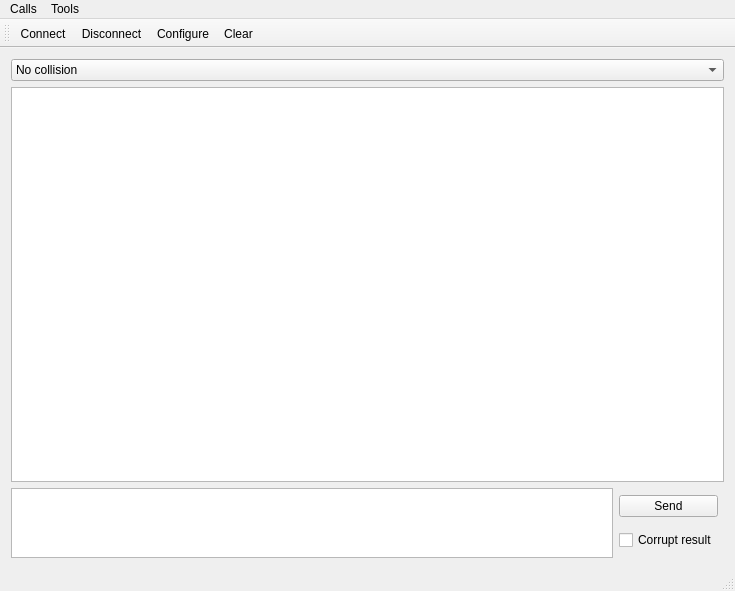
<?xml version="1.0" encoding="UTF-8"?>
<ui version="4.0">
 <class>MainWindow</class>
 <widget class="QMainWindow" name="MainWindow">
  <property name="geometry">
   <rect>
    <x>0</x>
    <y>0</y>
    <width>735</width>
    <height>591</height>
   </rect>
  </property>
  <property name="windowTitle">
   <string>Simple Terminal</string>
  </property>
  <widget class="QWidget" name="centralWidget">
   <layout class="QVBoxLayout" name="verticalLayout" stretch="0,7,1">
    <property name="spacing">
     <number>6</number>
    </property>
    <item>
     <widget class="QComboBox" name="collisionComboBox">
      <property name="currentText">
       <string>No collision</string>
      </property>
      <property name="maxVisibleItems">
       <number>10</number>
      </property>
      <item>
       <property name="text">
        <string>No collision</string>
       </property>
      </item>
      <item>
       <property name="text">
        <string>Collision</string>
       </property>
      </item>
      <item>
       <property name="text">
        <string>Unhandled collision</string>
       </property>
      </item>
     </widget>
    </item>
    <item>
     <widget class="QTextBrowser" name="outputWindow">
      <property name="sizePolicy">
       <sizepolicy hsizetype="Expanding" vsizetype="Expanding">
        <horstretch>0</horstretch>
        <verstretch>0</verstretch>
       </sizepolicy>
      </property>
      <property name="minimumSize">
       <size>
        <width>599</width>
        <height>247</height>
       </size>
      </property>
      <property name="maximumSize">
       <size>
        <width>16777215</width>
        <height>16777215</height>
       </size>
      </property>
     </widget>
    </item>
    <item>
     <layout class="QHBoxLayout" name="horizontalLayout" stretch="0,0">
      <property name="spacing">
       <number>6</number>
      </property>
      <property name="rightMargin">
       <number>6</number>
      </property>
      <item>
       <widget class="QPlainTextEdit" name="userText">
        <property name="sizePolicy">
         <sizepolicy hsizetype="Expanding" vsizetype="Preferred">
          <horstretch>0</horstretch>
          <verstretch>0</verstretch>
         </sizepolicy>
        </property>
        <property name="minimumSize">
         <size>
          <width>0</width>
          <height>0</height>
         </size>
        </property>
       </widget>
      </item>
      <item>
       <layout class="QVBoxLayout" name="verticalLayout_2">
        <item>
         <widget class="QPushButton" name="sendButton">
          <property name="sizePolicy">
           <sizepolicy hsizetype="Minimum" vsizetype="Maximum">
            <horstretch>0</horstretch>
            <verstretch>0</verstretch>
           </sizepolicy>
          </property>
          <property name="text">
           <string>Send</string>
          </property>
          <property name="shortcut">
           <string>Ctrl+Return</string>
          </property>
          <property name="flat">
           <bool>false</bool>
          </property>
         </widget>
        </item>
        <item>
         <widget class="QCheckBox" name="corruptResultBox">
          <property name="enabled">
           <bool>true</bool>
          </property>
          <property name="sizePolicy">
           <sizepolicy hsizetype="Minimum" vsizetype="Fixed">
            <horstretch>0</horstretch>
            <verstretch>0</verstretch>
           </sizepolicy>
          </property>
          <property name="text">
           <string>Corrupt result</string>
          </property>
         </widget>
        </item>
       </layout>
      </item>
     </layout>
    </item>
   </layout>
  </widget>
  <widget class="QMenuBar" name="menuBar">
   <property name="geometry">
    <rect>
     <x>0</x>
     <y>0</y>
     <width>735</width>
     <height>21</height>
    </rect>
   </property>
   <widget class="QMenu" name="menuCalls">
    <property name="title">
     <string>Calls</string>
    </property>
    <addaction name="actionConnect"/>
    <addaction name="actionDisconnect"/>
    <addaction name="separator"/>
    <addaction name="actionQuit"/>
   </widget>
   <widget class="QMenu" name="menuTools">
    <property name="title">
     <string>Tools</string>
    </property>
    <addaction name="actionConfigure"/>
    <addaction name="actionClear"/>
   </widget>
   <addaction name="menuCalls"/>
   <addaction name="menuTools"/>
  </widget>
  <widget class="QToolBar" name="mainToolBar">
   <attribute name="toolBarArea">
    <enum>TopToolBarArea</enum>
   </attribute>
   <attribute name="toolBarBreak">
    <bool>false</bool>
   </attribute>
   <addaction name="actionConnect"/>
   <addaction name="actionDisconnect"/>
   <addaction name="actionConfigure"/>
   <addaction name="actionClear"/>
  </widget>
  <widget class="QStatusBar" name="statusBar"/>
  <action name="actionConnect">
   <property name="icon">
    <iconset resource="terminal.qrc">
     <normaloff>:/images/connect.png</normaloff>:/images/connect.png</iconset>
   </property>
   <property name="text">
    <string>C&amp;onnect</string>
   </property>
   <property name="toolTip">
    <string>Connect to serial port</string>
   </property>
   <property name="shortcut">
    <string>Ctrl+O</string>
   </property>
  </action>
  <action name="actionDisconnect">
   <property name="icon">
    <iconset resource="terminal.qrc">
     <normaloff>:/images/disconnect.png</normaloff>:/images/disconnect.png</iconset>
   </property>
   <property name="text">
    <string>&amp;Disconnect</string>
   </property>
   <property name="toolTip">
    <string>Disconnect from serial port</string>
   </property>
   <property name="shortcut">
    <string>Ctrl+D</string>
   </property>
  </action>
  <action name="actionConfigure">
   <property name="icon">
    <iconset resource="terminal.qrc">
     <normaloff>:/images/settings.png</normaloff>:/images/settings.png</iconset>
   </property>
   <property name="text">
    <string>&amp;Configure</string>
   </property>
   <property name="toolTip">
    <string>Configure serial port</string>
   </property>
   <property name="shortcut">
    <string>Alt+C</string>
   </property>
  </action>
  <action name="actionClear">
   <property name="icon">
    <iconset resource="terminal.qrc">
     <normaloff>:/images/clear.png</normaloff>:/images/clear.png</iconset>
   </property>
   <property name="text">
    <string>C&amp;lear</string>
   </property>
   <property name="toolTip">
    <string>Clear data</string>
   </property>
   <property name="shortcut">
    <string>Alt+L</string>
   </property>
  </action>
  <action name="actionQuit">
   <property name="icon">
    <iconset resource="terminal.qrc">
     <normaloff>:/images/application-exit.png</normaloff>:/images/application-exit.png</iconset>
   </property>
   <property name="text">
    <string>&amp;Quit</string>
   </property>
   <property name="shortcut">
    <string>Ctrl+Q</string>
   </property>
  </action>
 </widget>
 <layoutdefault spacing="6" margin="11"/>
 <resources>
  <include location="terminal.qrc"/>
 </resources>
 <connections/>
 <slots>
  <slot>sendData()</slot>
 </slots>
</ui>
